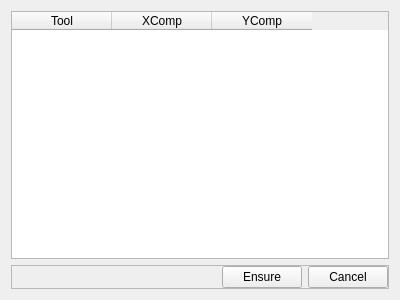
<?xml version="1.0" encoding="UTF-8"?>
<ui version="4.0">
 <class>compensation</class>
 <widget class="QWidget" name="compensation">
  <property name="geometry">
   <rect>
    <x>0</x>
    <y>0</y>
    <width>400</width>
    <height>300</height>
   </rect>
  </property>
  <property name="windowTitle">
   <string>Form</string>
  </property>
  <layout class="QVBoxLayout" name="verticalLayout">
   <item>
    <widget class="QTableWidget" name="comptable">
     <property name="columnCount">
      <number>3</number>
     </property>
     <column>
      <property name="text">
       <string>Tool</string>
      </property>
     </column>
     <column>
      <property name="text">
       <string>XComp</string>
      </property>
     </column>
     <column>
      <property name="text">
       <string>YComp</string>
      </property>
     </column>
    </widget>
   </item>
   <item>
    <widget class="QFrame" name="frame">
     <property name="frameShape">
      <enum>QFrame::StyledPanel</enum>
     </property>
     <property name="frameShadow">
      <enum>QFrame::Raised</enum>
     </property>
     <layout class="QHBoxLayout" name="horizontalLayout">
      <property name="margin">
       <number>0</number>
      </property>
      <item>
       <spacer name="horizontalSpacer">
        <property name="orientation">
         <enum>Qt::Horizontal</enum>
        </property>
        <property name="sizeHint" stdset="0">
         <size>
          <width>40</width>
          <height>20</height>
         </size>
        </property>
       </spacer>
      </item>
      <item>
       <widget class="QPushButton" name="btn_ensure">
        <property name="text">
         <string>Ensure</string>
        </property>
       </widget>
      </item>
      <item>
       <widget class="QPushButton" name="btn_cancel">
        <property name="text">
         <string>Cancel</string>
        </property>
       </widget>
      </item>
     </layout>
    </widget>
   </item>
  </layout>
 </widget>
 <resources/>
 <connections/>
</ui>
